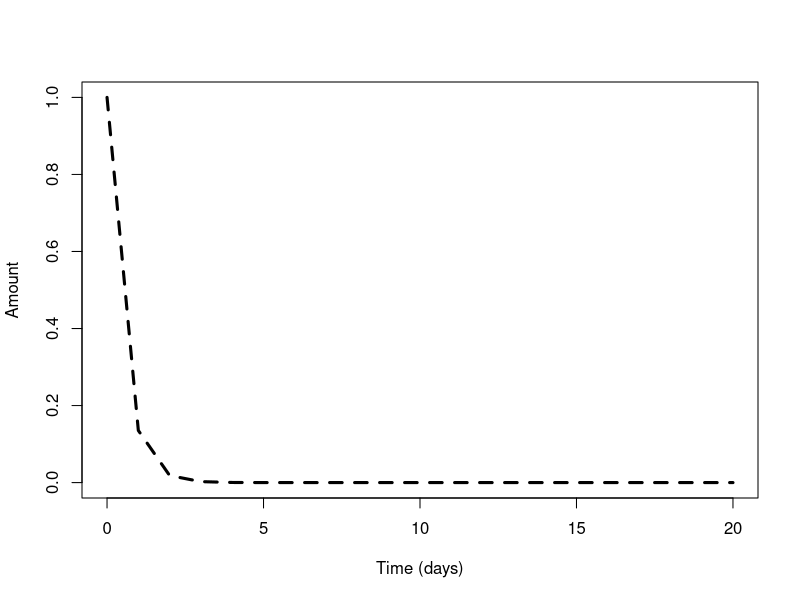
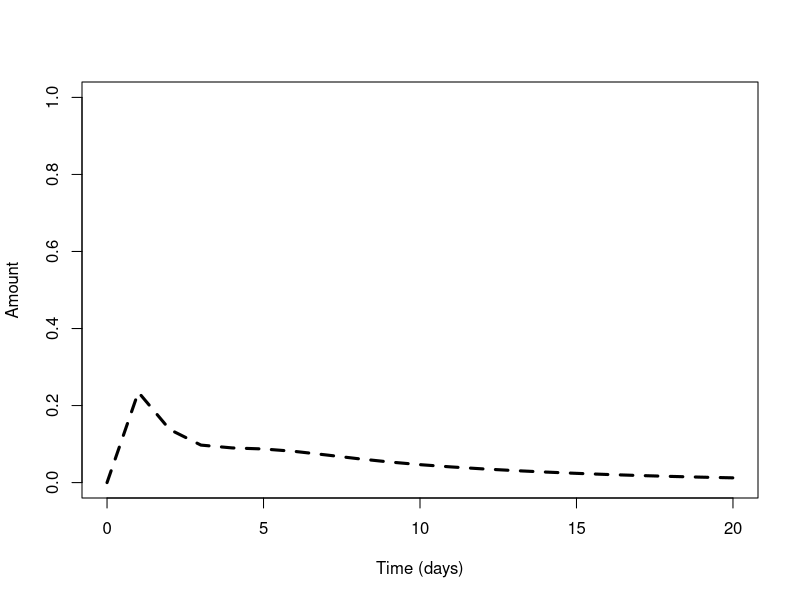
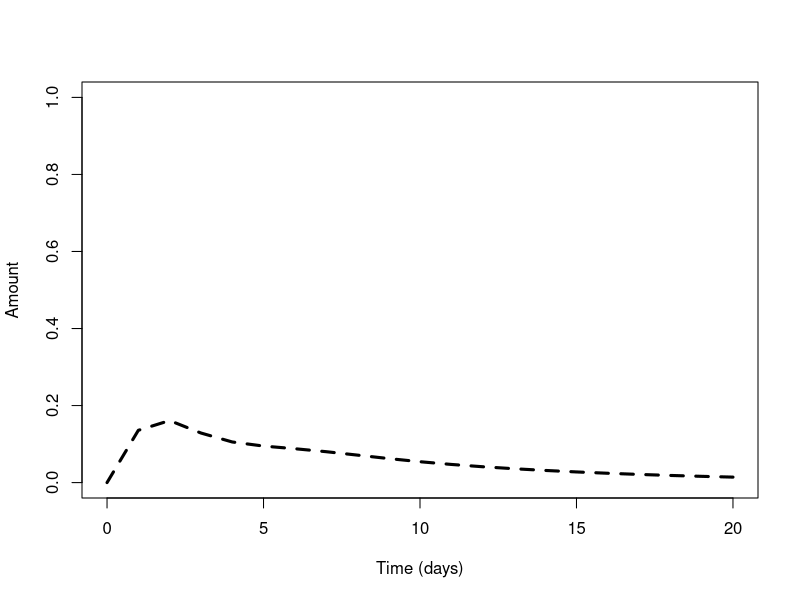
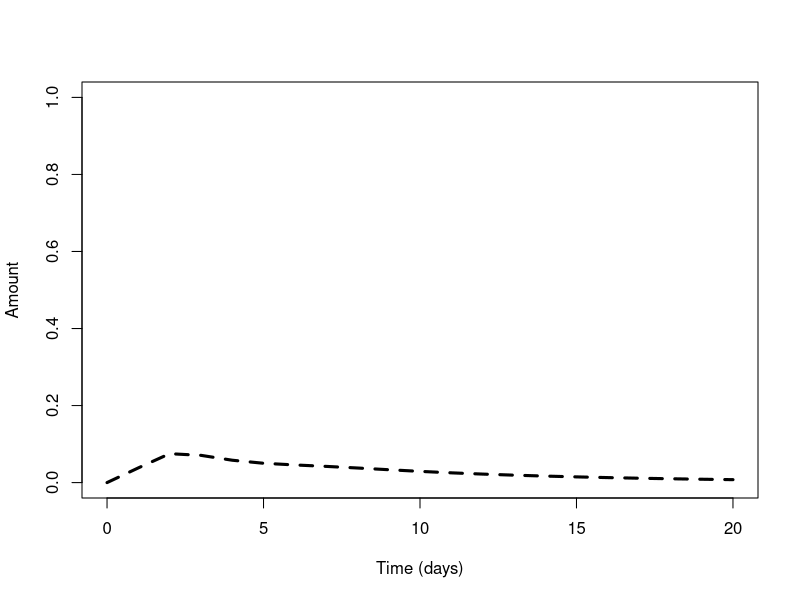
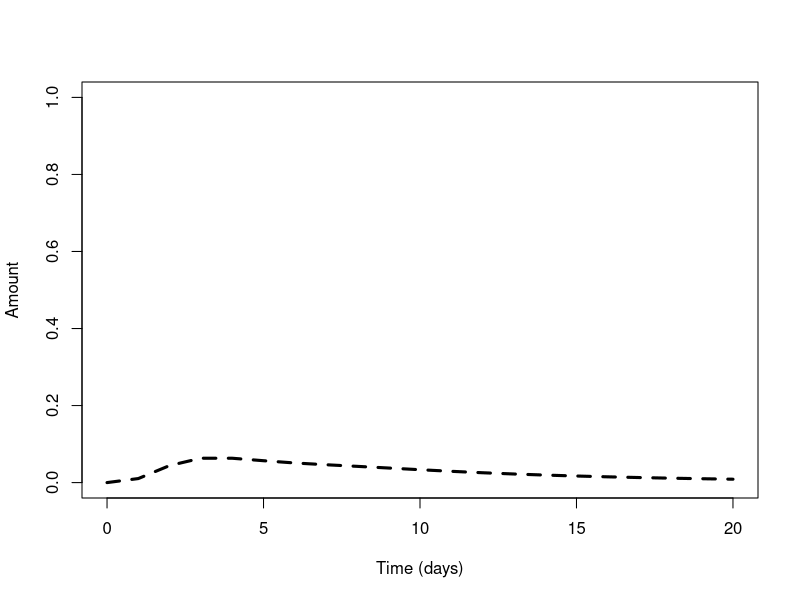
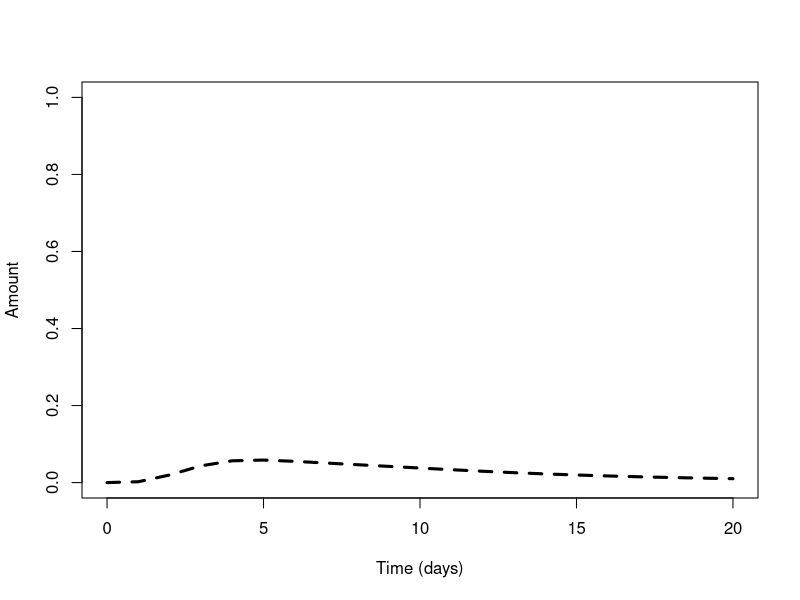
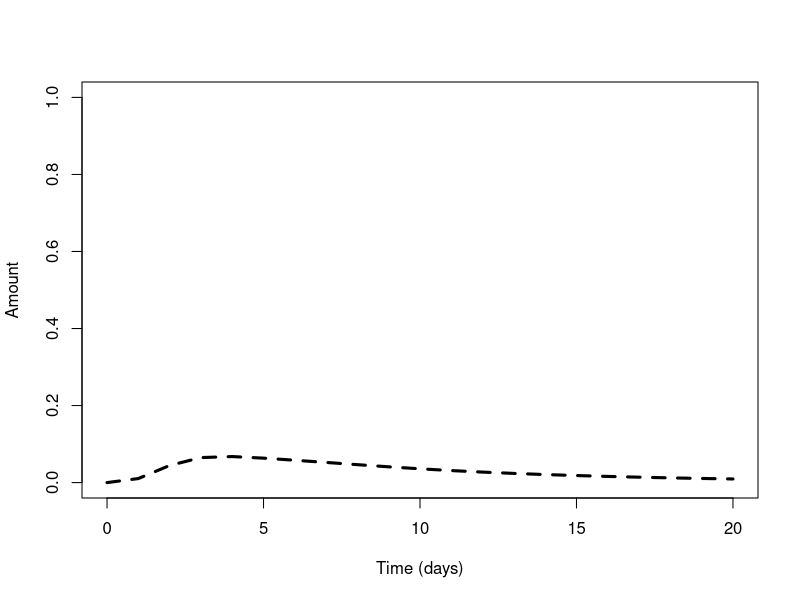
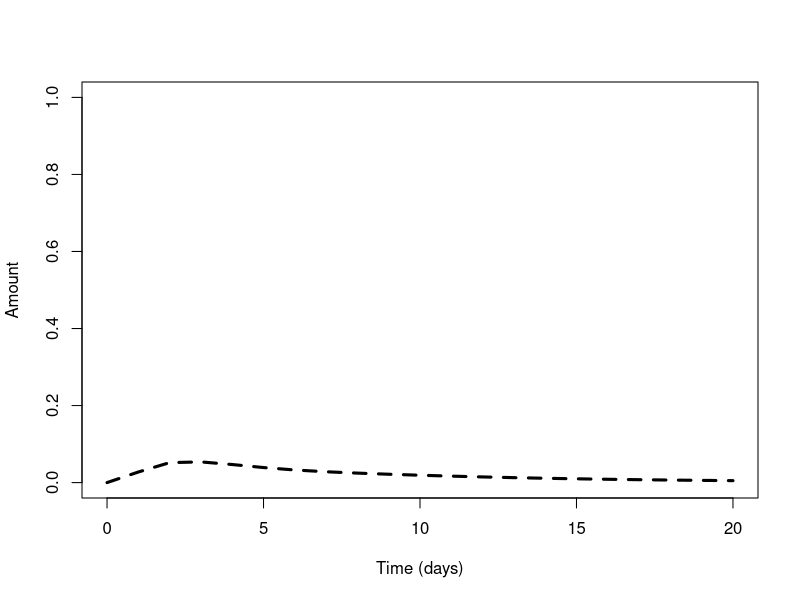

Here is the R script that generated these plots, in order: (Note: this script raises an error after producing the figures.)
# TB model in R

rm(list=ls())

# get the ODE solver
library(deSolve)

# make the function of the system
model = function (current_timepoint, state_values, parameters)
{
  # create state variables (local variables)
  Vaccine = state_values [1]       
  Makrofag = state_values [2]
  Fagosom = state_values [3]      
  Fagolysosom = state_values [4] 
  Peptider = state_values [5] 
  MHC2 = state_values [6]
  IL12 = state_values [7]
  Th0 = state_values [8]
  Th1 = state_values [9]
  Il2 = state_values [10]
  Infg = state_values [11]
  InfgR = state_values [12]
  Granuloma = state_values [13]
  Tnfa = state_values [14]
  Dendrocyt = state_values [15]
  IL23 = state_values [16]
  Th17 = state_values [17]
  IL17 = state_values [18]
  GranulopoeticChemicalFactors = state_values[19]
  GranulotcytKnoglemarv = state_values[20]
  
  with ( 
    as.list (parameters),     # variable names within parameters can be used 
    {
      dVaccine = - Vaccine*Kv_m - Vaccine*Kv_d #+*Kgv_v  # Unit for vaccinen er mikrogram/mL, mikrogram/mL/dage,  Kvaccine = mikrogram/mL/dage
      dMakrofag = Vaccine*Kv_m - Makrofag*Km_f + Infg*Kinfgr_m + Tnfa*Ktnfa_m
      dFagosom = Makrofag*Km_f - Fagosom*Kf_fl 
      dFagolysosom = Fagosom*Kf_fl - Fagolysosom*Kfl_il12 - Fagolysosom*Kfl_p
      dPeptider = Fagolysosom*Kfl_p - Peptider*Kp_mhc2
      dMHC2 = Peptider*Kp_mhc2 - MHC2*Kmhc2_th0
      dIL12 = Fagolysosom*Kfl_il12 + InfgR*Kil12_infgr - IL12*Kil12_th0
      dTh0 = MHC2*Kmhc2_th0 + IL12*Kil12_th0 - Th0*Kth0_th1 - Th0*Kth0_il2 + IL23*Kil23_th0 - Th0*Kth0_th17 - Th0*Kth0_infg
      dTh1 = Th0*Kth0_th1 - Th1*Kth1_infg
      dIl2 = Th0*Kth0_il2 - Il2*Kil2_infg
      dInfg = Th1*Kth1_infg + Il2*Kil2_infg + Th17*Kth17_infg + Th0*Kth0_infg - Infg*Kinfg_infgr - Infg*Kinfg_g
      dInfgR = Infg*Kinfg_infgr - IL12*Kil12_infgr - InfgR*Kinfgr_m - InfgR*KinfgR_tnfa
      dGranuloma = Infg*Kinfg_g + Tnfa*Ktnfa_g
      dTnfa = InfgR*KinfgR_tnfa - Tnfa*Ktnfa_g - Tnfa*Ktnfa_m
      dDendrocyt = Vaccine*Kv_d - Dendrocyt*Kd_il23
      dIL23 = Dendrocyt*Kd_il23 - IL23*Kil23_th0
      dTh17 = Th0*Kth0_th17 - Th17*Kth17_infg - Th17*Kth17_il17
      dIL17 = Th17*Kth17_il17 - IL17*Kil17_gcf
      dGranulopoeticChemicalFactors = IL17*Kil17_gcf - GranulopoeticChemicalFactors*Kgcf_gk
      dGranulotcytKnoglemarv = GranulopoeticChemicalFactors*Kgcf_gk # - dGranulotcytKnoglemarv*Kgk_v
      
      
      # combine results
      results = c(dVaccine, dMakrofag, dFagosom, dFagolysosom, dPeptider, dMHC2, dIL12, dTh0, dTh1, dIl2, 
                  dInfg, dInfgR, dGranuloma, dTnfa, dDendrocyt, dIL23, dTh17, dIL17, dGranulopoeticChemicalFactors, 
                  dGranulotcytKnoglemarv)
      list (results)
    }
  )
}

# parameters
Kv_m.value <- 1
Km_f.value <- 1
Kf_fl.value <- 1
Kfl_il12.value <- 1
Kfl_p.value <- 1
Kp_mhc2.value <- 1
Kmhc2_th0.value <- 1
Kil12_infgr.value <- 1
Kil12_th0.value <- 1
Kth0_th1.value <- 1 #
Kth0_il2.value <- 1 #
Kinfgr_m.value <- 1 #
Ktnfa_m.value <- 1 #
Kth1_infg.value <- 1 #
Kil2_infg.value <- 1 #
Kth17_infg.value <- 1 #
Kth0_infg.value <- 1 #
Kinfg_infgr.value <- 1 #
Kinfg_g.value <- 1 #
KinfgR_tnfa.value <- 1 #
Ktnfa_g.value <- 1 #
Kv_d.value <- 1 #
Kd_il23.value <- 1
Kil23_th0.value <- 1
Kth0_th17.value <- 1
Kth17_il17.value <- 1
Kil17_gcf.value <- 1
Kgcf_gk.value <- 1
#Kgk_v.value <- 1

parameter.list <- c(Kv_m = Kv_m.value, Km_f = Km_f.value, Kf_fl = Kf_fl.value, Kfl_il12 = Kfl_il12.value, 
                    Kfl_p = Kfl_p.value, Kp_mhc2 = Kp_mhc2.value,Kmhc2_th0 = Kmhc2_th0.value, 
                    Kil12_infgr = Kil12_infgr.value, Kil12_th0 = Kil12_th0.value, Kth0_th1 = Kth0_th1.value,
                    Kth0_il2 = Kth0_il2.value, Kinfgr_m = Kinfgr_m.value, Ktnfa_m = Ktnfa_m.value, 
                    Kth1_infg = Kth1_infg.value, Kil2_infg = Kil2_infg.value, Kth17_infg = Kth17_infg.value, 
                    Kth0_infg = Kth0_infg.value, Kinfg_infgr = Kinfg_infgr.value, Kinfg_g = Kinfg_g.value, 
                    KinfgR_tnfa = KinfgR_tnfa.value, Ktnfa_g = Ktnfa_g.value, Kv_d = Kv_d.value, 
                    Kd_il23 = Kd_il23.value, Kil23_th0 = Kil23_th0.value, Kth0_th17 = Kth0_th17.value, Kth17_il17 = Kth17_il17.value,
                    Kil17_gcf = Kil17_gcf.value, Kgcf_gk = Kgcf_gk.value)

# initial values
Vaccine0 = 1       
Makrofag0 = 0
Fagosom0 = 0    
Fagolysosom0 = 0 
Peptider0 = 0 
MHC20 = 0
IL120 = 0
Th00 = 0
Th10 = 0
IL20 = 0
Infg0 = 0
InfgR0 = 0
Granuloma0 = 0
Tnfa0 = 0
Dendrocyt0 = 0
IL230 = 0
Th170 = 0
IL170 = 0
GranulopoeticChemicalFactors0 = 0
GranulotcytKnoglemarv0 = 0

initial.values <- c(Vaccine = Vaccine0, Makrofag = Makrofag0, Fagosom = Fagosom0, Fagolysosom = Fagolysosom0, Peptider = Peptider0, 
                    MHC2 = MHC20, IL12 = IL120, Th0 = Th00, Th1 = Th10, IL2 = IL20, Infg = Infg0, 
                    InfgR = InfgR0, Granuloma = Granuloma0, Tnfa = Tnfa0, Dendrocyt = Dendrocyt0, 
                    IL23 = IL230, Th17 = Th170, IL17 = IL170, 
                    GranulopoeticChemicalFactors = GranulopoeticChemicalFactors0, GranulotcytKnoglemarv = GranulotcytKnoglemarv0)

# Output timepoints
time.points <- seq(0,20,by=1)

# simulate the epidemic
output <- ode(y=initial.values,times = time.points,func = model, parms = parameter.list)

# Plot the result 
plot(Vaccine~time,data=output,type='l',lwd=3,lty=2,col='black',ylim=c(0,1),ylab='Amount',xlab='Time (days)')
plot(Makrofag~time,data=output,type='l',lwd=3,lty=2,col='black',ylim=c(0,1),ylab='Amount',xlab='Time (days)')
plot(Fagosom~time,data=output,type='l',lwd=3,lty=2,col='black',ylim=c(0,1),ylab='Amount',xlab='Time (days)')
plot(Fagolysosom~time,data=output,type='l',lwd=3,lty=2,col='black',ylim=c(0,1),ylab='Amount',xlab='Time (days)')
plot(Peptider~time,data=output,type='l',lwd=3,lty=2,col='black',ylim=c(0,1),ylab='Amount',xlab='Time (days)')
plot(MHC2~time,data=output,type='l',lwd=3,lty=2,col='black',ylim=c(0,1),ylab='Amount',xlab='Time (days)')
plot(IL12~time,data=output,type='l',lwd=3,lty=2,col='black',ylim=c(0,1),ylab='Amount',xlab='Time (days)')
plot(Th0~time,data=output,type='l',lwd=3,lty=2,col='black',ylim=c(0,1),ylab='Amount',xlab='Time (days)')
plot(Th1~time,data=output,type='l',lwd=3,lty=2,col='black',ylim=c(0,1),ylab='Amount',xlab='Time (days)')
plot(Il2~time,data=output,type='l',lwd=3,lty=2,col='black',ylim=c(0,1),ylab='Amount',xlab='Time (days)')
plot(Infg~time,data=output,type='l',lwd=3,lty=2,col='black',ylim=c(0,1),ylab='Amount',xlab='Time (days)')
plot(InfgR~time,data=output,type='l',lwd=3,lty=2,col='black',ylim=c(0,1),ylab='Amount',xlab='Time (days)')
plot(Granuloma~time,data=output,type='l',lwd=3,lty=2,col='black',ylim=c(0,1),ylab='Amount',xlab='Time (days)')
plot(Tnfa~time,data=output,type='l',lwd=3,lty=2,col='black',ylim=c(0,1),ylab='Amount',xlab='Time (days)')
plot(Dendrocyt~time,data=output,type='l',lwd=3,lty=2,col='black',ylim=c(0,1),ylab='Amount',xlab='Time (days)')
plot(IL23~time,data=output,type='l',lwd=3,lty=2,col='black',ylim=c(0,1),ylab='Amount',xlab='Time (days)')
plot(Th17~time,data=output,type='l',lwd=3,lty=2,col='black',ylim=c(0,1),ylab='Amount',xlab='Time (days)')
plot(IL17~time,data=output,type='l',lwd=3,lty=2,col='black',ylim=c(0,1),ylab='Amount',xlab='Time (days)')
plot(GranulopoeticChemicalFactors~time,data=output,type='l',lwd=3,lty=2,col='black',ylim=c(0,1),ylab='Amount',xlab='Time (days)')
plot(GranulotcytKnoglemarv~time,data=output,type='l',lwd=3,lty=2,col='black',ylim=c(0,1),ylab='Amount',xlab='Time (days)')

# Hør Niels omkring sidste parameter (rødbrune streg)! 

#hej alle
